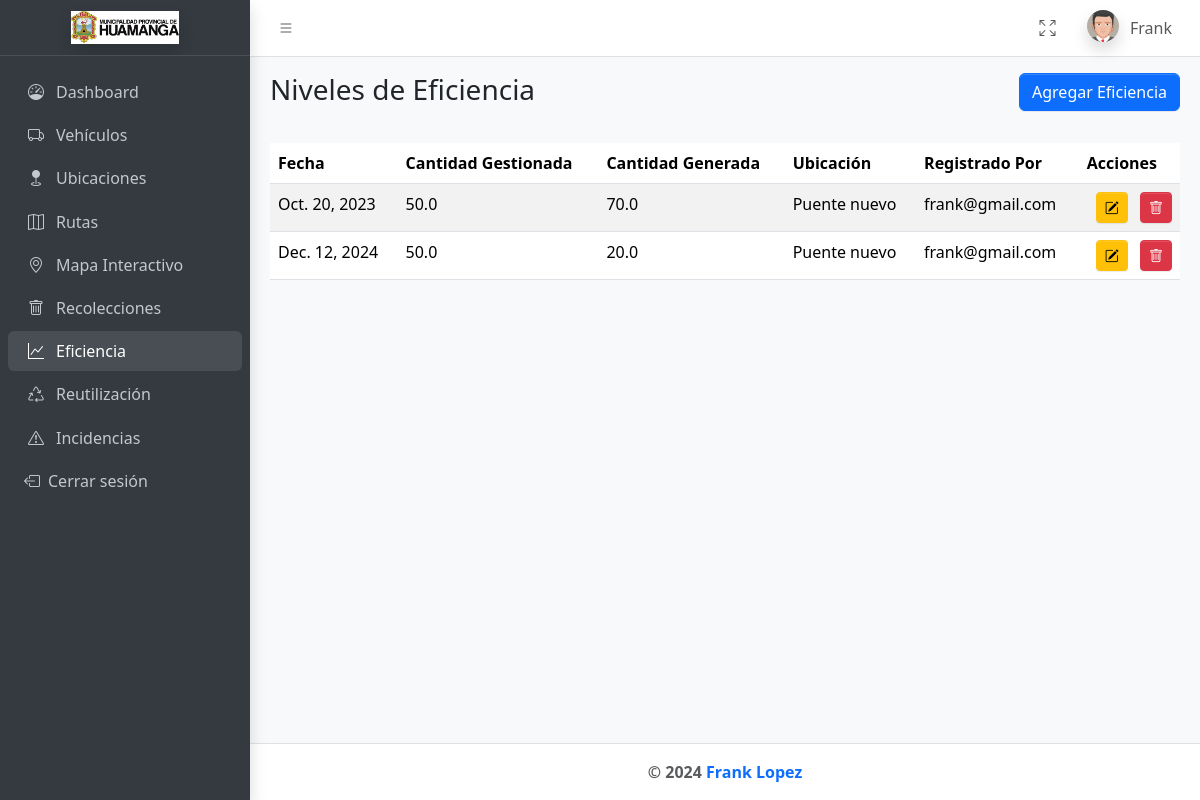
The app's page /eficiencia/ (signed in) with its own data.
### users/models.py (models this page shows, shortened)
class User(AbstractUser):
    ROLES = (
        ('ADMIN', 'Administrador'),
        ('INVESTIGADOR', 'Investigador'),
        ('OPERADOR', 'Operador de Recolección'),
    )
    rol = models.CharField(max_length=15, choices=ROLES, default='INVESTIGADOR',
                           help_text="Rol del usuario en el sistema")
    class Meta:
        verbose_name = "Usuario"
        verbose_name_plural = "Usuarios"
    objects = CustomUserManager()
    def __str__(self):
        return self.email
    class Meta:
        verbose_name = _('Usuario')
        verbose_name_plural = _('Usuarios')

### dashboard/models.py (models this page shows, shortened)
class Eficiencia(models.Model):
    fecha = models.DateField()
    cantidad_gestionada = models.FloatField(help_text="Cantidad de residuos gestionados adecuadamente en kg")
    cantidad_generada = models.FloatField(help_text="Cantidad total de residuos generados en kg")
    ubicacion = models.ForeignKey(Ubicacion, on_delete=models.SET_NULL, null=True, blank=True, related_name='eficiencia')
    registrado_por = models.ForeignKey(User, on_delete=models.SET_NULL, null=True, blank=True, related_name='eficiencia')
    class Meta:
        verbose_name = "Nivel de Eficiencia"
        verbose_name_plural = "Niveles de Eficiencia"
        ordering = ['fecha']

class Ubicacion(models.Model):
    nombre = models.CharField(max_length=255, help_text="Nombre de la ubicación o área")
    descripcion = models.TextField(blank=True, null=True, help_text="Descripción adicional de la ubicación")
    municipio = models.CharField(max_length=255, help_text="Municipio relacionado")
    lat = models.CharField(max_length=255, blank=True, null=True, help_text="Latitud de la ubicación")
    lng = models.CharField(max_length=255, blank=True, null=True, help_text="Longitud de la ubicación")
    class Meta:
        verbose_name = "Ubicación"
        verbose_name_plural = "Ubicaciones"
    def __str__(self):
        return self.nombre

### dashboard/views.py (the view, shortened to what this page needs)
# urls.py: path('eficiencia/', EficienciaView.as_view(), name='eficiencia'),
class EficienciaView(View):
    @method_decorator(login_required)
    def get(self, request):
        eficiencia_list = Eficiencia.objects.all()
        form = EficienciaForm()
        context = {'eficiencia_list': eficiencia_list, 'form': form}
        return render(request, 'dashboard/eficiencia.html', context)

### dashboard/templatetags/active_url.py (called while the page is built)
@register.simple_tag(takes_context=True)
def is_active(context, url_name):
    request = context['request']
    if request.resolver_match.url_name == url_name:
        return 'active'
    return ''

### dashboard/templates/dashboard/eficiencia.html (shortened to what this page needs)
{% extends 'base.html' %}
{% load static %}
{% block content %}
    <div class="app-content-header">
        <div class="container-fluid">
            <div class="row">
                <div class="col-sm-6">
                    <h3 class="mb-0">Niveles de Eficiencia</h3>
                </div>
                <div class="col-sm-6 text-end">
                    <button class="btn btn-primary" data-bs-toggle="modal" data-bs-target="#eficienciaModal">Agregar
                        Eficiencia
                    </button>
                </div>
            </div>
        </div>
    </div>
    <div class="app-content mt-3">
        <div class="container-fluid">
            <table id="eficienciaTable" class="table table-striped">
                <thead>
                <tr>
                    <th>Fecha</th>
                    <th>Cantidad Gestionada</th>
                    <th>Cantidad Generada</th>
                    <th>Ubicación</th>
                    <th>Registrado Por</th>
                    <th>Acciones</th>
                </tr>
                </thead>
                <tbody>
                {% for eficiencia in eficiencia_list %}
                    <tr>
                        <td>{{ eficiencia.fecha }}</td>
                        <td>{{ eficiencia.cantidad_gestionada }}</td>
                        <td>{{ eficiencia.cantidad_generada }}</td>
                        <td>{{ eficiencia.ubicacion }}</td>
                        <td>{{ eficiencia.registrado_por }}</td>
                        <td class="text-end">
                            <button class="btn btn-warning btn-sm me-2 edit-btn"
                                    data-id="{{ eficiencia.id }}"
                                    data-fecha="{{ eficiencia.fecha }}"
                                    data-cantidad-gestionada="{{ eficiencia.cantidad_gestionada }}"
                                    data-cantidad-generada="{{ eficiencia.cantidad_generada }}"
                                    data-ubicacion="{{ eficiencia.ubicacion.id|default:'' }}"
                                    data-registrado-por="{{ eficiencia.registrado_por.id|default:'' }}">
                                <i class="bi bi-pencil-square"></i>
                            </button>
                            <form action="{% url 'eficiencia_eliminar' eficiencia.id %}" method="POST"
                                  style="display:inline;">
                                <button type="submit" class="btn btn-danger btn-sm delete-btn">
                                    <i class="bi bi-trash"></i>
                                </button>
                            </form>
                        </td>
                    </tr>
                {% endfor %}
                </tbody>
            </table>
        </div>
    </div>
{% endblock %}

### templates/header.html (shortened to what this page needs)
{% load static %}
<nav class="app-header navbar navbar-expand bg-body">
    <div class="container-fluid">
        <ul class="navbar-nav">
            <li class="nav-item"><a class="nav-link" data-lte-toggle="sidebar" href="#" role="button"> <i
                    class="bi bi-list"></i> </a></li>
        </ul>
        <ul class="navbar-nav ms-auto">
            <li class="nav-item">
                <a class="nav-link" href="#" data-lte-toggle="fullscreen">
                <i data-lte-icon="maximize" class="bi bi-arrows-fullscreen"></i>
            </a>
            </li>
            <li class="nav-item dropdown user-menu">
                <a href="#" class="nav-link dropdown-toggle" data-bs-toggle="dropdown">
                    <img src="{% static 'dashboard/img/avatar5.png' %}" class="user-image rounded-circle shadow"
                    alt="User Image">
                    <span class="d-none d-md-inline">{{ request.user.first_name }}</span>
                </a>
            </li>
        </ul>
    </div>
</nav>

### records on screen
User: user.first_name "Frank"
Eficiencia: fecha "Oct. 20, 2023", cantidad_gestionada "50.0", cantidad_generada "70.0", ubicacion "Puente nuevo", registrado_por "frank@gmail.com"
Eficiencia: fecha "Dec. 12, 2024", cantidad_gestionada "50.0", cantidad_generada "20.0", ubicacion "Puente nuevo", registrado_por "frank@gmail.com"
